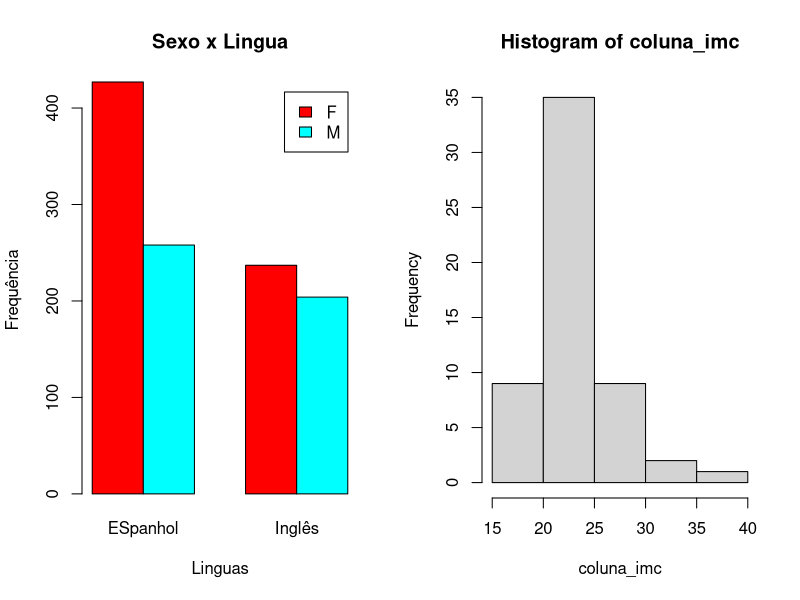
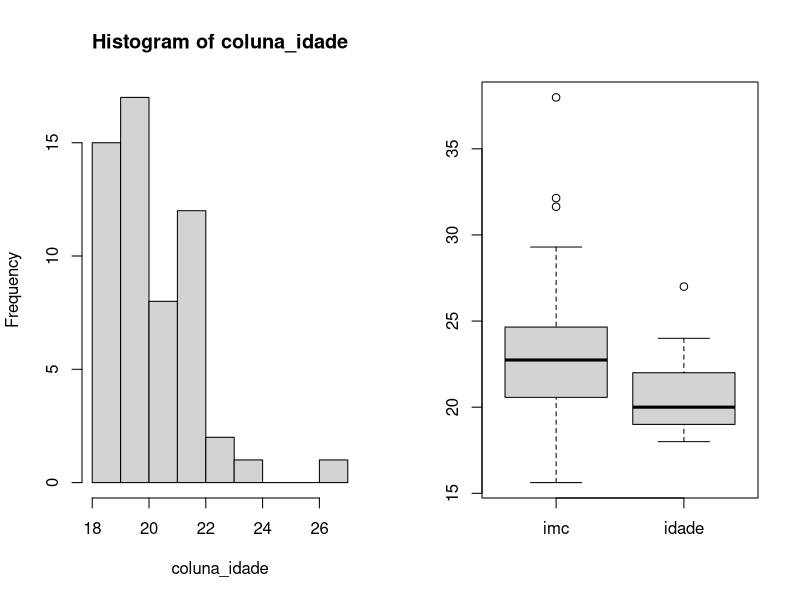
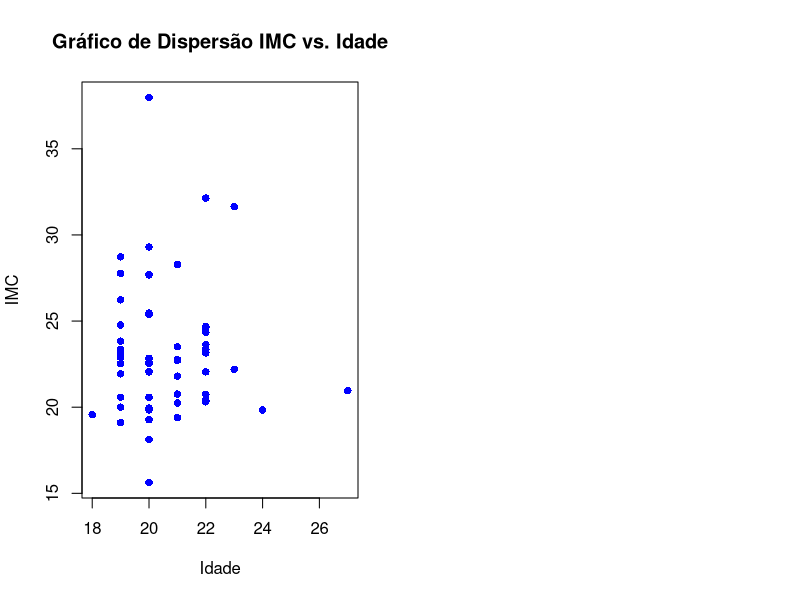
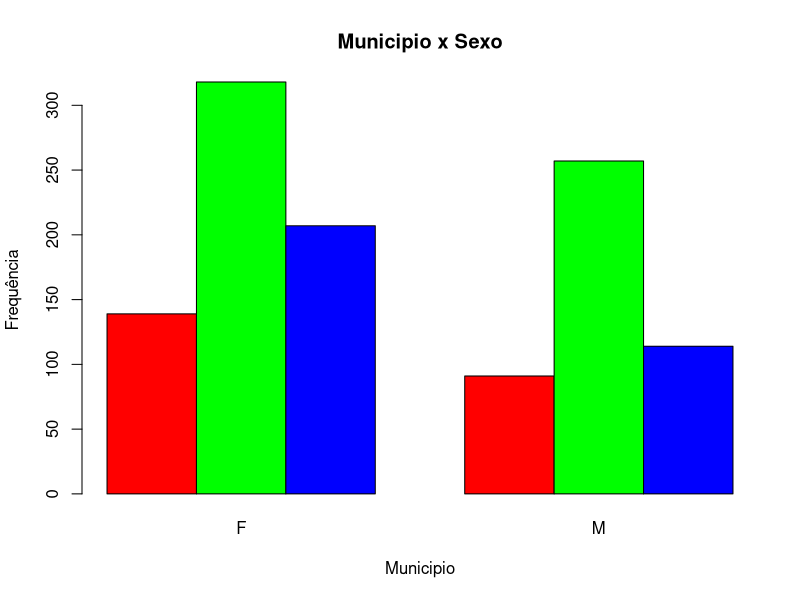
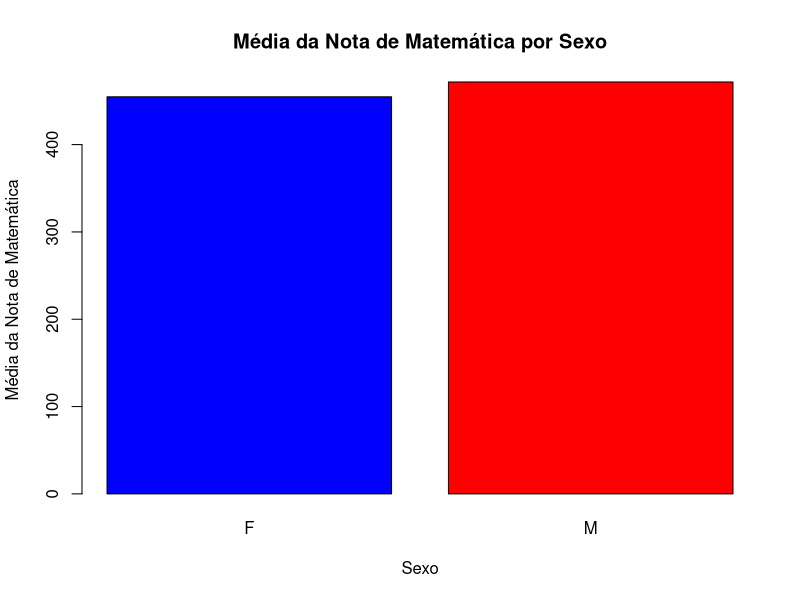
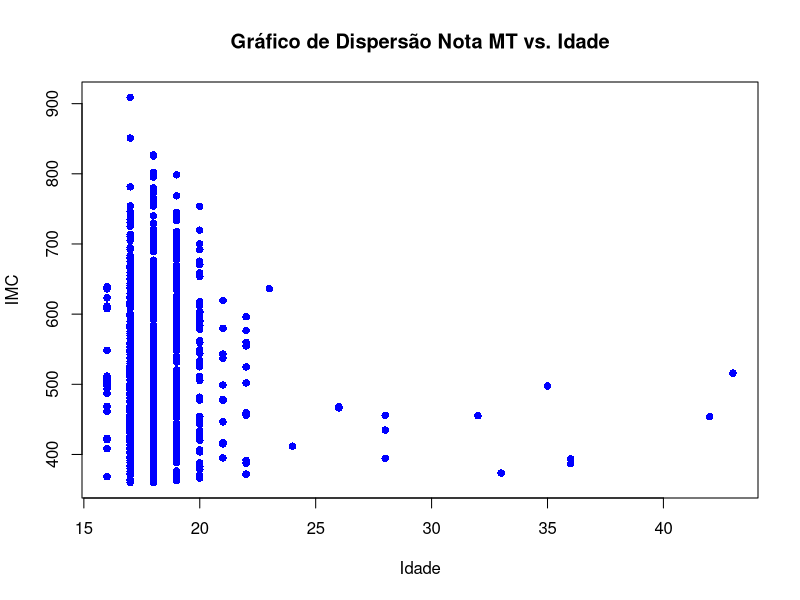

Recreate these plots in R, in order.
require(car)
require(dplyr)

## lendo o csv
data_imc <- read.csv('imc.csv', sep = ',', dec = ',', encoding = "UTF-8")
data_enem <- read.csv('enem.csv', sep = ',', dec = ',', encoding = "UTF-8")
## mostrar os dados em tabela
View(data_imc)
View(data_enem)

## exibir as variaveis
glimpse(data_imc)
glimpse(data_enem)

# a) Com algumas variáveis QUALITATIVAS, elaborar gráficos de barras e comentar
# os resultados.
# utilizaremos TP_SEXO e TP_LINGUA
coluna_tp_sexo <- data_enem$TP_SEXO
coluna_tp_lingua <- data_enem$TP_LINGUA
matriz_frequencias <- table(coluna_tp_sexo, coluna_tp_lingua)
# Passo 2: Criar os gráficos de barras sexo x lingua
par(mfrow = c(1, 2))  # Organiza os gráficos em uma linha com 2 colunas
barplot(matriz_frequencias, beside = TRUE, legend.text = TRUE, col = rainbow(nrow(matriz_frequencias)), main = "Sexo x Lingua", xlab = "Linguas", ylab = "Frequência")
# percebe-se que,os que escolhem a lingua estrangeira ESPANHOL, sao em grande maioria, mulheres
# por outro lado, dentre os que escolhem inglês, mulheres e homens são quase que iguais em número, tendo as mulheres pequena maioria

# b) Com algumas variáveis QUANTITATIVAS, elaborar histograma e boxplot e
# comentar e interpretar os resultados com relação a assimetria dos dados.
# utilizaremos a tabela imc com as colunas IMC e IDADE
coluna_imc <- data_imc$IMC
coluna_idade <- data_imc$Idade
join_imc_idade <- list(coluna_imc,coluna_idade)
hist(coluna_imc)
hist(coluna_idade)

boxplot(join_imc_idade, names=c("imc","idade"))

## extra - grafico de dispersao
plot(coluna_idade, coluna_imc, pch = 16, col = "blue", 
     xlab = "Idade", ylab = "IMC", main = "Gráfico de Dispersão IMC vs. Idade")


# c) Elaborar análise BIVARIADA, com variáveis dos tipos:
#  i. variáveis qualitativas x qualitativas,
# utilizaremos a database do enem e as colunas TP_SEXO e NO_MUNICIPIO_ESC
coluna_nm_mun <- data_enem$NO_MUNICIPIO_ESC
matriz_frequencias_sm <- table(coluna_nm_mun,coluna_tp_sexo)
# - grafico de barras
par(mfrow = c(1, 1))  # Organiza os gráficos em uma linha com 2 colunas
# coruripe, palmeira dos indios e penedo (vermelho, verde e azul (respectivamente))
barplot(matriz_frequencias_sm, beside = TRUE, col = rainbow(nrow(matriz_frequencias_sm)), main = "Municipio x Sexo", xlab = "Municipio", ylab = "Frequência")

# ii. variáveis qualitativas x quantitativas,
#utilizaremos a data base enem e as colunas sexo nu_nota_mt
# Calcular a média da nota de matemática por sexo
data_enem$NU_NOTA_CN <- as.numeric(data_enem$NU_NOTA_CN)

# Criação do gráfico de barras
barplot(tapply(data_enem$NU_NOTA_CN, data_enem$TP_SEXO, mean),
        col = c("blue", "red"), main = "Média da Nota de Matemática por Sexo",
        xlab = "Sexo", ylab = "Média da Nota de Matemática")


# iii) variáveis quantitativas x quantitativas.
#utilizaremos a base de dados do enem e as colunas nota_matematica e idade
coluna_idade_enem <- data_enem$NU_IDADE
coluna_nota_matematica <- data_enem$NU_NOTA_MT
#- grafico de dispersao
plot(coluna_idade_enem, coluna_nota_matematica, pch = 16, col = "blue", 
     xlab = "Idade", ylab = "IMC", main = "Gráfico de Dispersão Nota MT vs. Idade")
